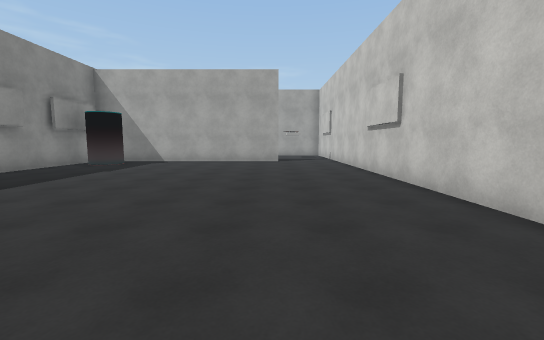
View 1 (above)

13 first-person views from a walk through a scene from a Unity 3-D project. The camera is 1.5 m above the floor, tilts 6° down and sees 90° across. The floor is counted in squares, 1.8 m on a side. Each view is taken from the middle of a square. On the plan, view 1 faces up. The plan holds only what a view shows up to about 10 squares ahead; the rest is blank. The place goes on beyond the plan. The player is left out. Some surface patterns are stand-ins.

View 2
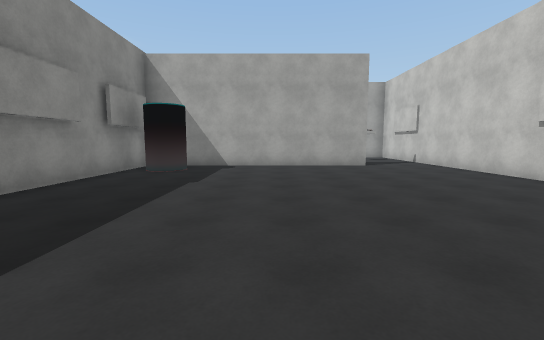

View 3
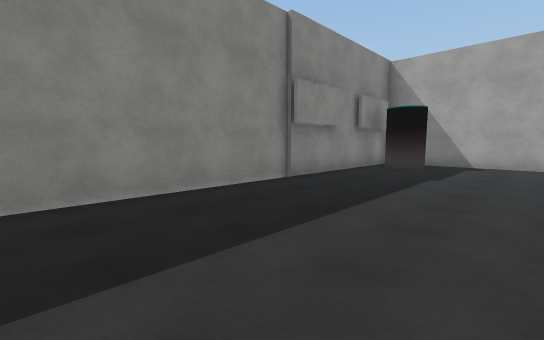

View 4
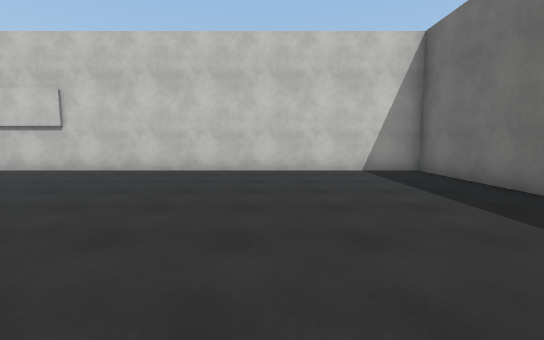

View 5
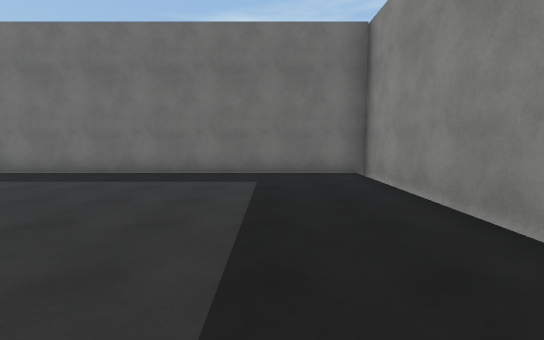

View 6
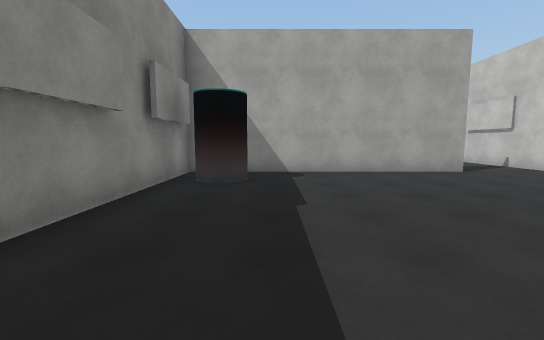

View 7
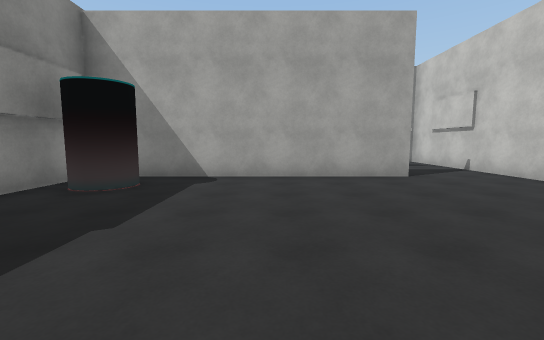

View 8
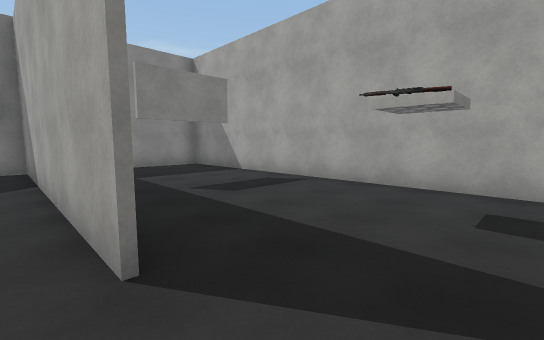

View 9
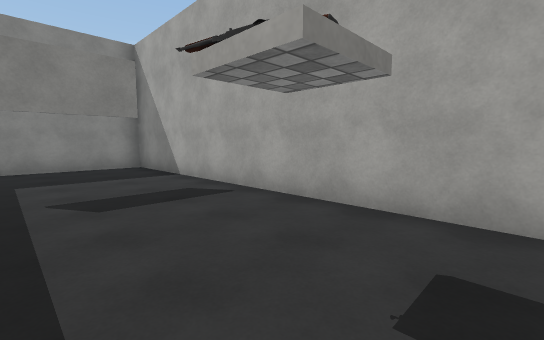

View 10
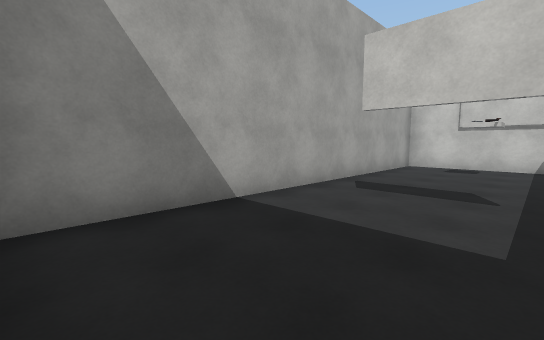

View 11
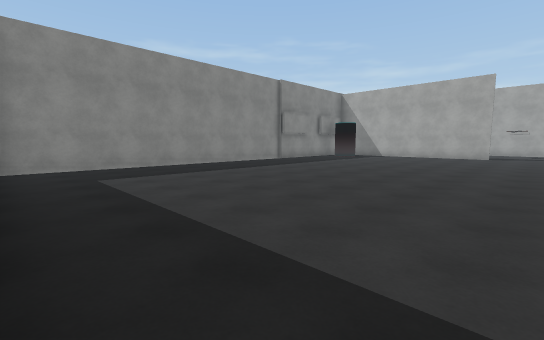

View 12
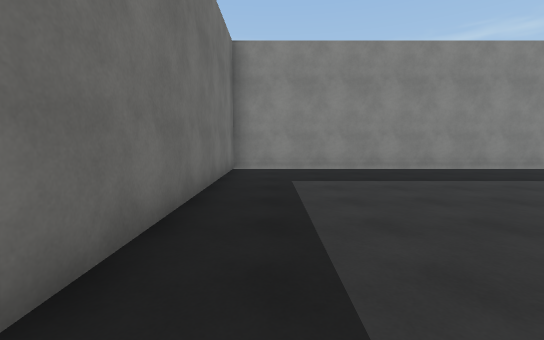

View 13
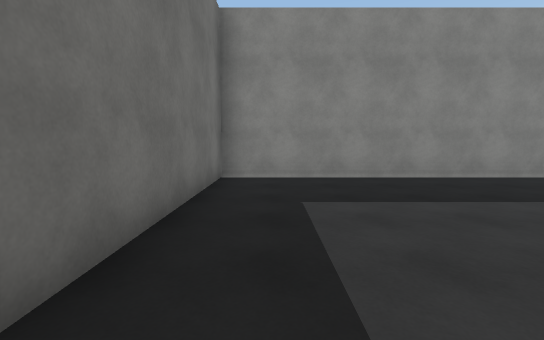

### Floor plan
Points are (right, up) in squares from view 1. A wall is a line through its corners. A room is listed if a view was taken in it or the views show most of it. See-through windows are left out.
Room 1 (views 1, 2, 3, 4, 5, 6, 7, 8, 11, 12, 13)
walls: (-7.5, 6.1) (-7.5, -4.2) (2.8, -4.2) (2.8, 11.5); (0.4, 11.5) (-7.3, 11.5) (-7.3, 5.9)
ways out: opening at (1.5, 12) to room 2
objects: other object (-6, 10)
Room 2 (views 9, 10)
walls: (2.8, 11.5) (2.8, 16.2) (-7.3, 16.2) (-7.3, 13)
ways out: opening at (1.5, 12) to room 1

Positions as (right, up) in squares from view 1, and headings:
1: (0, 0), facing up
2: (-3, 2), facing up
3: (-3, 1), facing up-left
4: (-5, 0), facing right
5: (-5, 3), facing down
6: (-5, 4), facing up
7: (-3, 5), facing up
8: (2, 11), facing up-left
9: (2, 13), facing up-left
10: (-7, 13), facing up-right
11: (2, -4), facing up-left
12: (1, -3), facing left
13: (-1, -3), facing left
